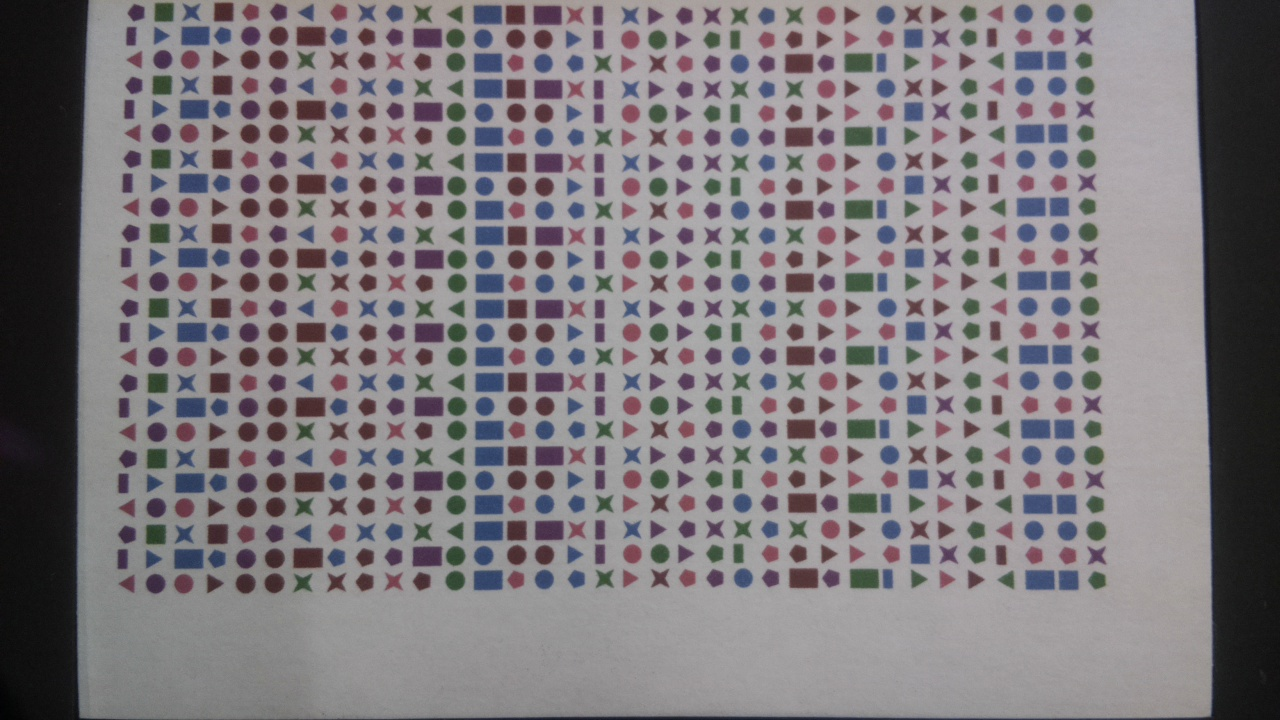
#> input picture pi2/image.jpg, 1280 x 720 px
$ python changeBrightness.py
#> lines starting #> are read from the running program, lines starting #| are printed output that depends on the picture; after the words box and inside, x2 and y2 are one past the last pixel; in counts of white or black regions, pixels touching at a corner belong together
import cv2
import numpy as np

camera = cv2.imread('image.jpg')
#> camera is the input picture: shape (720, 1280, 3); mean B, G, R 125.7, 121.8, 126.5
#original = cv2.imread('../images/32chars.jpg')

#originalg = cv2.cvtColor(original, cv2.COLOR_BGR2GRAY)
#(thresh, bawo) = cv2.threshold(originalg, 128, 255, cv2.THRESH_BINARY | cv2.THRESH_OTSU)
#mean_greyo = cv2.mean(originalg, mask=bawo)

camerag = cv2.cvtColor(camera, cv2.COLOR_BGR2GRAY)
(thresh, bawc) = cv2.threshold(camerag, 128, 255, cv2.THRESH_BINARY | cv2.THRESH_OTSU)
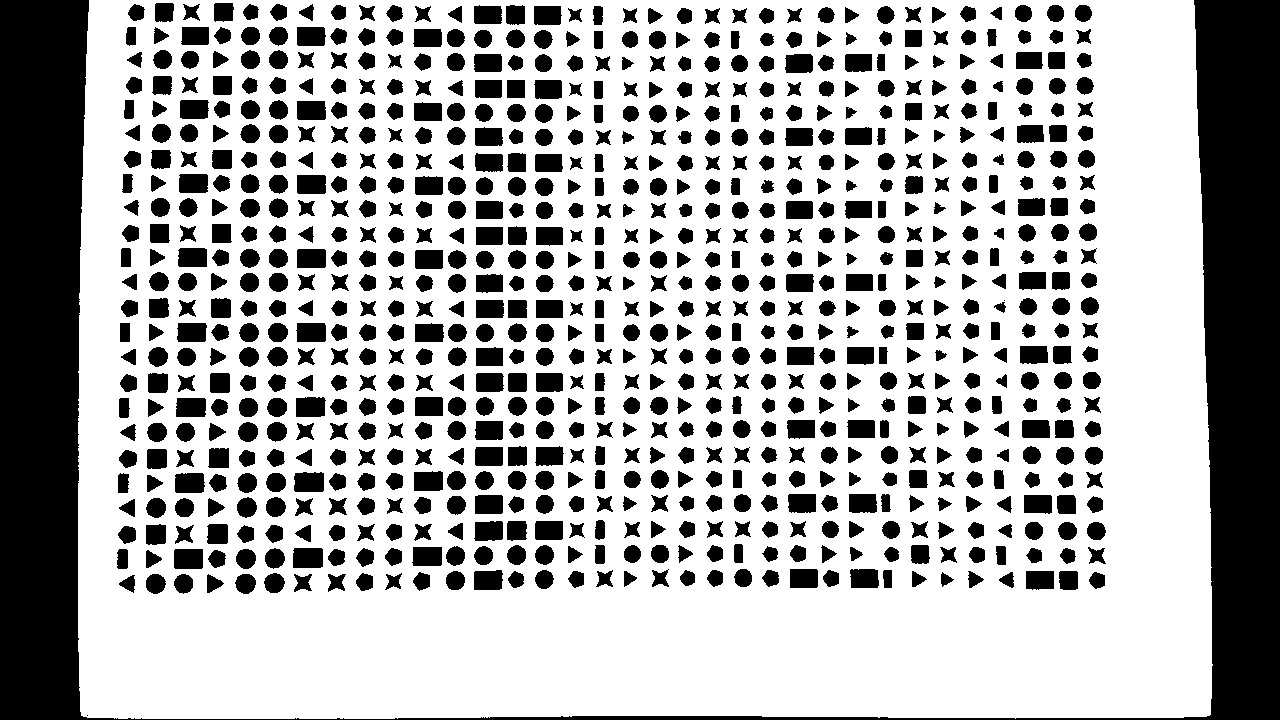
#> bawc: shape (720, 1280); 68% white; 819 black regions (2 under 20 px), largest, box (x1, y1, x2, y2) and area: (0, 0, 1280, 720) 114516, (293, 548, 323, 568) 593, (174, 549, 203, 569) 577
#> thresh = 106
mean_greyc = cv2.mean(camerag, mask=bawc)
#> mean_greyc = (154.5, 0, 0, 0)
#diff = int(mean_greyo[0]) - int(mean_greyc[0])
diff = 50

hsv = cv2.cvtColor(camera, cv2.COLOR_BGR2HSV)
#> hsv: shape (720, 1280, 3); mean H, S, V 105.4, 24.7, 130.6
h,s,v = cv2.split(hsv)
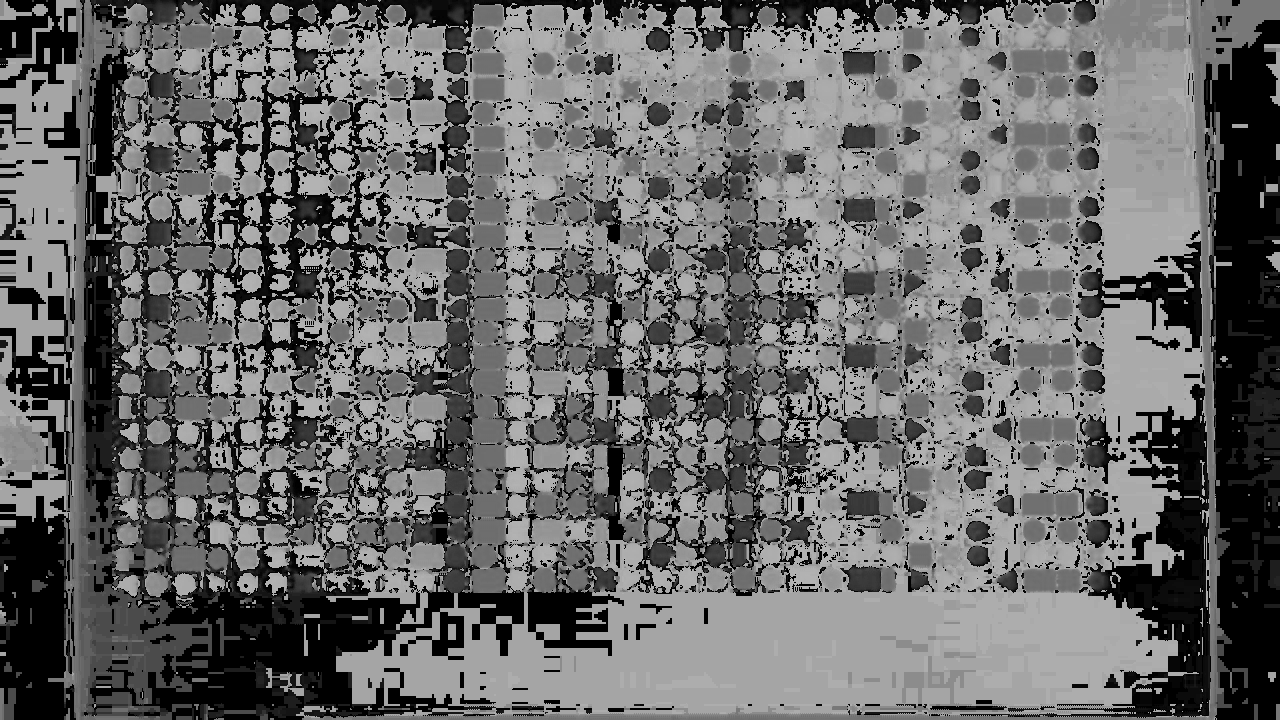
#> h: shape (720, 1280); min 0, max 179, mean 105.4
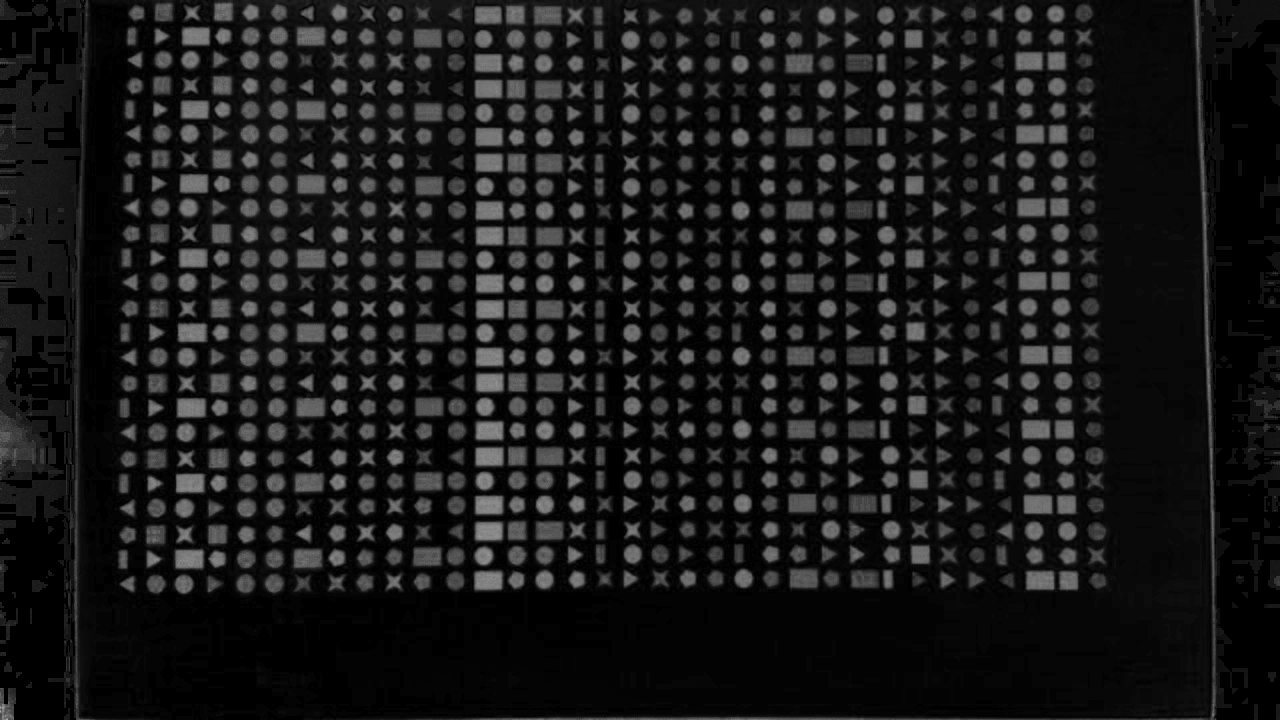
#> s: shape (720, 1280); min 0, max 170, mean 24.7
lim = 255 - diff
v[v > lim] = 255
v[v <= lim] += diff
final_hsv = cv2.merge((h, s, v))
#> final_hsv: shape (720, 1280, 3); mean H, S, V 105.4, 24.7, 180.6
output = cv2.cvtColor(final_hsv, cv2.COLOR_HSV2BGR)
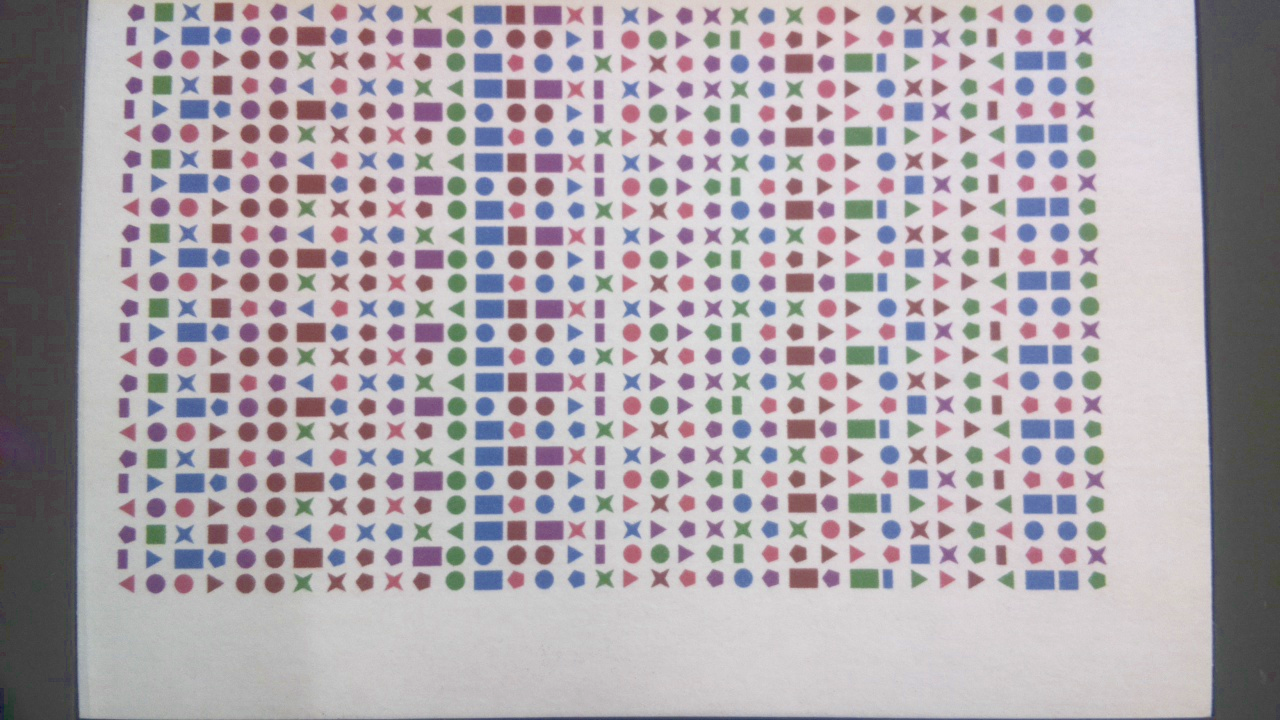
#> output: shape (720, 1280, 3); mean B, G, R 173.2, 167.5, 174.4
cv2.imshow("output", output)
cv2.imwrite("brightened.jpg", output)
cv2.waitKey(0)
